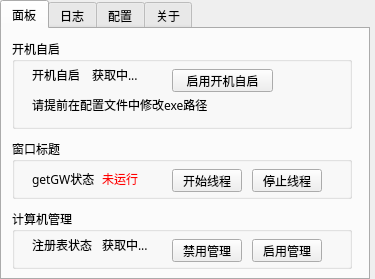
<?xml version="1.0" encoding="UTF-8"?>
<ui version="4.0">
 <class>Form</class>
 <widget class="QWidget" name="Form">
  <property name="geometry">
   <rect>
    <x>0</x>
    <y>0</y>
    <width>375</width>
    <height>279</height>
   </rect>
  </property>
  <property name="font">
   <font>
    <family>微软雅黑</family>
   </font>
  </property>
  <property name="windowTitle">
   <string>AntiZTools</string>
  </property>
  <widget class="QTabWidget" name="tabWidget">
   <property name="geometry">
    <rect>
     <x>0</x>
     <y>0</y>
     <width>370</width>
     <height>280</height>
    </rect>
   </property>
   <property name="acceptDrops">
    <bool>true</bool>
   </property>
   <property name="autoFillBackground">
    <bool>false</bool>
   </property>
   <property name="styleSheet">
    <string notr="true"/>
   </property>
   <property name="tabPosition">
    <enum>QTabWidget::North</enum>
   </property>
   <property name="currentIndex">
    <number>0</number>
   </property>
   <property name="tabsClosable">
    <bool>false</bool>
   </property>
   <property name="tabBarAutoHide">
    <bool>false</bool>
   </property>
   <widget class="QWidget" name="tab_run">
    <attribute name="title">
     <string>面板</string>
    </attribute>
    <widget class="QGroupBox" name="testBox">
     <property name="geometry">
      <rect>
       <x>10</x>
       <y>110</y>
       <width>340</width>
       <height>60</height>
      </rect>
     </property>
     <property name="title">
      <string>窗口标题</string>
     </property>
     <widget class="QPushButton" name="titleBtn">
      <property name="geometry">
       <rect>
        <x>160</x>
        <y>30</y>
        <width>70</width>
        <height>23</height>
       </rect>
      </property>
      <property name="text">
       <string>开始线程</string>
      </property>
     </widget>
     <widget class="QLabel" name="label_7">
      <property name="geometry">
       <rect>
        <x>20</x>
        <y>30</y>
        <width>70</width>
        <height>20</height>
       </rect>
      </property>
      <property name="text">
       <string>getGW状态</string>
      </property>
     </widget>
     <widget class="QLabel" name="getgwstatus">
      <property name="geometry">
       <rect>
        <x>90</x>
        <y>30</y>
        <width>54</width>
        <height>20</height>
       </rect>
      </property>
      <property name="styleSheet">
       <string notr="true">color:red</string>
      </property>
      <property name="text">
       <string>未运行</string>
      </property>
     </widget>
     <widget class="QPushButton" name="stopGetGWThread">
      <property name="geometry">
       <rect>
        <x>240</x>
        <y>30</y>
        <width>70</width>
        <height>23</height>
       </rect>
      </property>
      <property name="text">
       <string>停止线程</string>
      </property>
     </widget>
    </widget>
    <widget class="QGroupBox" name="AutoStartBox">
     <property name="geometry">
      <rect>
       <x>10</x>
       <y>10</y>
       <width>340</width>
       <height>90</height>
      </rect>
     </property>
     <property name="title">
      <string>开机自启</string>
     </property>
     <widget class="QPushButton" name="enableAutoStart">
      <property name="geometry">
       <rect>
        <x>160</x>
        <y>30</y>
        <width>101</width>
        <height>23</height>
       </rect>
      </property>
      <property name="text">
       <string>启用开机自启</string>
      </property>
     </widget>
     <widget class="QLabel" name="AutoStart">
      <property name="geometry">
       <rect>
        <x>20</x>
        <y>30</y>
        <width>54</width>
        <height>12</height>
       </rect>
      </property>
      <property name="text">
       <string>开机自启</string>
      </property>
     </widget>
     <widget class="QLabel" name="AutoStartLabel">
      <property name="geometry">
       <rect>
        <x>80</x>
        <y>30</y>
        <width>54</width>
        <height>12</height>
       </rect>
      </property>
      <property name="text">
       <string>获取中...</string>
      </property>
     </widget>
     <widget class="QLabel" name="AutoStartTipLabel">
      <property name="geometry">
       <rect>
        <x>20</x>
        <y>60</y>
        <width>310</width>
        <height>12</height>
       </rect>
      </property>
      <property name="text">
       <string>请提前在配置文件中修改exe路径</string>
      </property>
     </widget>
    </widget>
    <widget class="QGroupBox" name="groupBox">
     <property name="geometry">
      <rect>
       <x>10</x>
       <y>180</y>
       <width>340</width>
       <height>60</height>
      </rect>
     </property>
     <property name="title">
      <string>计算机管理</string>
     </property>
     <widget class="QLabel" name="label_8">
      <property name="geometry">
       <rect>
        <x>20</x>
        <y>30</y>
        <width>70</width>
        <height>12</height>
       </rect>
      </property>
      <property name="text">
       <string>注册表状态</string>
      </property>
     </widget>
     <widget class="QLabel" name="controllerStatus">
      <property name="geometry">
       <rect>
        <x>90</x>
        <y>30</y>
        <width>50</width>
        <height>12</height>
       </rect>
      </property>
      <property name="styleSheet">
       <string notr="true"/>
      </property>
      <property name="text">
       <string>获取中...</string>
      </property>
     </widget>
     <widget class="QPushButton" name="disableController">
      <property name="geometry">
       <rect>
        <x>160</x>
        <y>30</y>
        <width>70</width>
        <height>23</height>
       </rect>
      </property>
      <property name="text">
       <string>禁用管理</string>
      </property>
     </widget>
     <widget class="QPushButton" name="enableController">
      <property name="geometry">
       <rect>
        <x>240</x>
        <y>30</y>
        <width>70</width>
        <height>23</height>
       </rect>
      </property>
      <property name="text">
       <string>启用管理</string>
      </property>
     </widget>
    </widget>
   </widget>
   <widget class="QWidget" name="tab_log">
    <attribute name="title">
     <string>日志</string>
    </attribute>
    <widget class="QTextBrowser" name="logTextarea">
     <property name="geometry">
      <rect>
       <x>10</x>
       <y>10</y>
       <width>351</width>
       <height>100</height>
      </rect>
     </property>
     <property name="placeholderText">
      <string>暂无...</string>
     </property>
    </widget>
    <widget class="QPushButton" name="clearLogsBtn">
     <property name="geometry">
      <rect>
       <x>10</x>
       <y>110</y>
       <width>75</width>
       <height>23</height>
      </rect>
     </property>
     <property name="text">
      <string>清空日志</string>
     </property>
    </widget>
    <widget class="QTextBrowser" name="DebugCode">
     <property name="geometry">
      <rect>
       <x>10</x>
       <y>140</y>
       <width>350</width>
       <height>100</height>
      </rect>
     </property>
     <property name="toolTip">
      <string/>
     </property>
     <property name="readOnly">
      <bool>false</bool>
     </property>
     <property name="placeholderText">
      <string>请输入代码...</string>
     </property>
    </widget>
    <widget class="QPushButton" name="execCode">
     <property name="geometry">
      <rect>
       <x>280</x>
       <y>110</y>
       <width>75</width>
       <height>23</height>
      </rect>
     </property>
     <property name="text">
      <string>主线程执行</string>
     </property>
    </widget>
    <widget class="QPushButton" name="execCode_2">
     <property name="geometry">
      <rect>
       <x>200</x>
       <y>110</y>
       <width>75</width>
       <height>23</height>
      </rect>
     </property>
     <property name="text">
      <string>子线程执行</string>
     </property>
    </widget>
    <widget class="QPushButton" name="debugHelpBtn">
     <property name="geometry">
      <rect>
       <x>90</x>
       <y>110</y>
       <width>75</width>
       <height>23</height>
      </rect>
     </property>
     <property name="text">
      <string>帮助</string>
     </property>
    </widget>
   </widget>
   <widget class="QWidget" name="tab">
    <attribute name="title">
     <string>配置</string>
    </attribute>
    <widget class="QTextBrowser" name="CfgTextarea">
     <property name="geometry">
      <rect>
       <x>10</x>
       <y>10</y>
       <width>340</width>
       <height>210</height>
      </rect>
     </property>
     <property name="readOnly">
      <bool>false</bool>
     </property>
    </widget>
    <widget class="QPushButton" name="saveCfgBtn">
     <property name="geometry">
      <rect>
       <x>270</x>
       <y>220</y>
       <width>75</width>
       <height>23</height>
      </rect>
     </property>
     <property name="text">
      <string>保存</string>
     </property>
    </widget>
    <widget class="QPushButton" name="reCfgBtn">
     <property name="geometry">
      <rect>
       <x>180</x>
       <y>220</y>
       <width>75</width>
       <height>23</height>
      </rect>
     </property>
     <property name="text">
      <string>重置</string>
     </property>
    </widget>
   </widget>
   <widget class="QWidget" name="tab_about">
    <attribute name="title">
     <string>关于</string>
    </attribute>
    <widget class="QLabel" name="label">
     <property name="geometry">
      <rect>
       <x>20</x>
       <y>10</y>
       <width>190</width>
       <height>30</height>
      </rect>
     </property>
     <property name="font">
      <font>
       <family>微软雅黑</family>
       <pointsize>11</pointsize>
      </font>
     </property>
     <property name="text">
      <string>AntiZTools: 反Z神器</string>
     </property>
    </widget>
    <widget class="QLabel" name="label_2">
     <property name="geometry">
      <rect>
       <x>20</x>
       <y>40</y>
       <width>330</width>
       <height>20</height>
      </rect>
     </property>
     <property name="sizePolicy">
      <sizepolicy hsizetype="Preferred" vsizetype="Preferred">
       <horstretch>0</horstretch>
       <verstretch>0</verstretch>
      </sizepolicy>
     </property>
     <property name="text">
      <string>AntiZTools，由Xzy开发，已在GitHub开源</string>
     </property>
    </widget>
    <widget class="QLabel" name="label_3">
     <property name="geometry">
      <rect>
       <x>20</x>
       <y>80</y>
       <width>54</width>
       <height>12</height>
      </rect>
     </property>
     <property name="text">
      <string>起因：</string>
     </property>
    </widget>
    <widget class="QLabel" name="label_4">
     <property name="geometry">
      <rect>
       <x>20</x>
       <y>100</y>
       <width>54</width>
       <height>20</height>
      </rect>
     </property>
     <property name="text">
      <string>GitHub：</string>
     </property>
    </widget>
    <widget class="QLabel" name="label_5">
     <property name="geometry">
      <rect>
       <x>80</x>
       <y>80</y>
       <width>260</width>
       <height>12</height>
      </rect>
     </property>
     <property name="styleSheet">
      <string notr="true">color: blue;
text-decoration: underline;</string>
     </property>
     <property name="text">
      <string>https://xzynb.top/blog/装逼遭雷劈（4）/</string>
     </property>
    </widget>
    <widget class="QLabel" name="label_6">
     <property name="geometry">
      <rect>
       <x>80</x>
       <y>100</y>
       <width>270</width>
       <height>20</height>
      </rect>
     </property>
     <property name="font">
      <font>
       <family>SimSun-ExtB</family>
       <underline>true</underline>
      </font>
     </property>
     <property name="styleSheet">
      <string notr="true">color: blue;
text-decoration: underline;</string>
     </property>
     <property name="text">
      <string>https://github.com/Gingmzmzx/AntiZTools</string>
     </property>
    </widget>
   </widget>
  </widget>
 </widget>
 <resources/>
 <connections/>
</ui>
